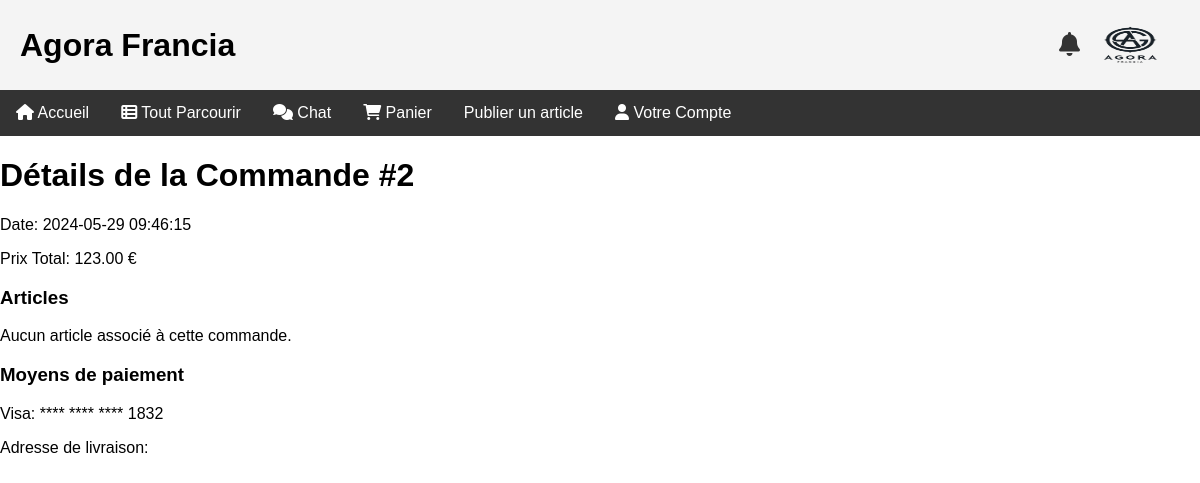
The page /order_details.php?commande_id=2 (signed in) on the database its author committed.
### tables this page shows
CREATE TABLE `commandes` (
                             `id` int(11) NOT NULL,
                             `acheteur_id` int(11) DEFAULT NULL,
                             `article_id` int(11) DEFAULT NULL,
                             `quantite` int(11) DEFAULT NULL,
                             `prix_total` decimal(10,2) DEFAULT NULL,
                             `adresse_livraison` text DEFAULT NULL,
                             `date_commande` timestamp NOT NULL DEFAULT current_timestamp(),
                             `status` enum('en attente','expédiée','livrée','annulée') DEFAULT NULL
);

CREATE TABLE `cartes` (
                          `id` int(11) NOT NULL,
                          `utilisateur_id` int(11) DEFAULT NULL,
                          `type_carte` enum('Visa','MasterCard','AmericanExpress','PayPal') DEFAULT NULL,
                          `numero_carte` varchar(16) DEFAULT NULL,
                          `nom_carte` varchar(100) DEFAULT NULL,
                          `expiration` date DEFAULT NULL,
                          `code_securite` varchar(4) DEFAULT NULL
);

### order_details.php (the view, shortened to what this page needs)
<?php
include 'db_connect.php';
$commande_id = $_GET['commande_id'];
$user_id = $_SESSION['user_id'];
$stmt = $pdo->prepare("SELECT * FROM commandes WHERE id = ? AND acheteur_id = ?");
$stmt->execute([$commande_id, $user_id]);
$commande = $stmt->fetch();
$stmt = $pdo->prepare("SELECT ca.quantite, a.* FROM commandes_articles ca JOIN articles a ON ca.article_id = a.id WHERE ca.commande_id = ?");
$stmt->execute([$commande_id]);
$articles_commandes = $stmt->fetchAll();
$adresse_livraison = $commande['adresse_livraison'];
$stmt = $pdo->prepare("SELECT * FROM cartes WHERE utilisateur_id = ?");
$stmt->execute([$user_id]);
$cartes = $stmt->fetchAll();
?>
<!DOCTYPE html>
<html lang="fr">
<head>
    <link href="style.css" rel="stylesheet" type="text/css" />
    <link rel="stylesheet" href="https://cdnjs.cloudflare.com/ajax/libs/font-awesome/6.0.0-beta3/css/all.min.css">
</head>
<body>
<div class="wrapper">
    <div class="header">
        <h1>Agora Francia</h1>
        <div class="logo-notification">
            <a href="notifications.html" class="notification-icon"><i class="fas fa-bell"></i></a>
            <img src="logo.png" width="100" height="100" alt="logoAgora">
        </div>
    </div>
    <div class="navigation">
        <a href="index.html"><i class="fas fa-home"></i> Accueil</a>
        <a href="browse.php"><i class="fas fa-th-list"></i> Tout Parcourir</a>
        <a href="chat.php"><i class="fas fa-comments"></i> Chat</a>
        <a href="cart.php"><i class="fas fa-shopping-cart"></i> Panier</a>
        <?php if (isset($_SESSION['user_id'])): ?>
            <a href="publish_article.php">Publier un article</a>
        <?php endif; ?>
        <div class="dropdown">
            <a href="#votrecompte" class="dropbtn"><i class="fas fa-user"></i> Votre Compte</a>
        </div>
    </div>
    <h1>Détails de la Commande #<?php echo htmlspecialchars($commande['id'] ?? ''); ?></h1>
    <div class="commande-details">
        <p>Date: <?php echo htmlspecialchars($commande['date_commande'] ?? ''); ?></p>
        <p>Prix Total: <?php echo htmlspecialchars($commande['prix_total'] ?? ''); ?> €</p>
        <h3>Articles</h3>
        <?php if ($articles_commandes): ?>
            <?php foreach ($articles_commandes as $article): ?>
                <div class="article-container">
                    <?php if (!empty($article['photo'])): ?>
                        <img src="<?php echo htmlspecialchars($article['photo']); ?>" alt="Photo de l'article" class="article-photo">
                    <?php endif; ?>
                    <div class="article-details">
                        <h4><?php echo htmlspecialchars($article['nom'] ?? ''); ?></h4>
                        <p>Description: <?php echo htmlspecialchars($article['description'] ?? ''); ?></p>
                        <p>Prix: <?php echo htmlspecialchars($article['prix'] ?? ''); ?> €</p>
                        <p>Quantité: <?php echo htmlspecialchars($article['quantite'] ?? ''); ?></p>
                        <p>État: <?php echo htmlspecialchars($article['etat'] ?? ''); ?></p>
                    </div>
                </div>
            <?php endforeach; ?>
        <?php else: ?>
            <p>Aucun article associé à cette commande.</p>
        <?php endif; ?>
        <h3>Moyens de paiement</h3>
        <?php foreach ($cartes as $carte): ?>
            <p><?php echo htmlspecialchars($carte['type_carte'] ?? ''); ?>: **** **** **** <?php echo htmlspecialchars(substr($carte['numero_carte'], -4) ?? ''); ?></p>
        <?php endforeach; ?>
        <p>Adresse de livraison: <?php echo htmlspecialchars($adresse_livraison ?? ''); ?></p>
    </div>
</body>
</html>

### style.css (style rules this page uses)
body { font-family: Arial, sans-serif; margin: 0; padding: 0; }
.wrapper { width: 100%; margin: 0 auto; min-height: 100vh; position: relative; padding-bottom: 50px; }
.header { background: #f4f4f4; padding: 20px; text-align: center; display: flex; justify-content: space-between; align-items: center; }
.header img { height: 50px; }
.header h1 { margin: 0; }
.navigation { background: #333; color: white; overflow: hidden; }
.navigation a { float: left; display: block; color: white; text-align: center; padding: 14px 16px; text-decoration: none; }
.logo-notification { display: flex; align-items: center; }
.notification-icon { margin-left: 10px; font-size: 24px; color: #333; }
.dropdown { float: left; overflow: hidden; }
.dropdown .dropbtn { font-size: 16px; border: none; outline: none; color: white; padding: 14px 16px; background-color: inherit; font-family: inherit; margin: 0; }

### rows shown on the page
commandes: id "2", date_commande "2024-05-29 09:46:15", prix_total "123.00"
cartes: type_carte "Visa", numero_carte "1832"
